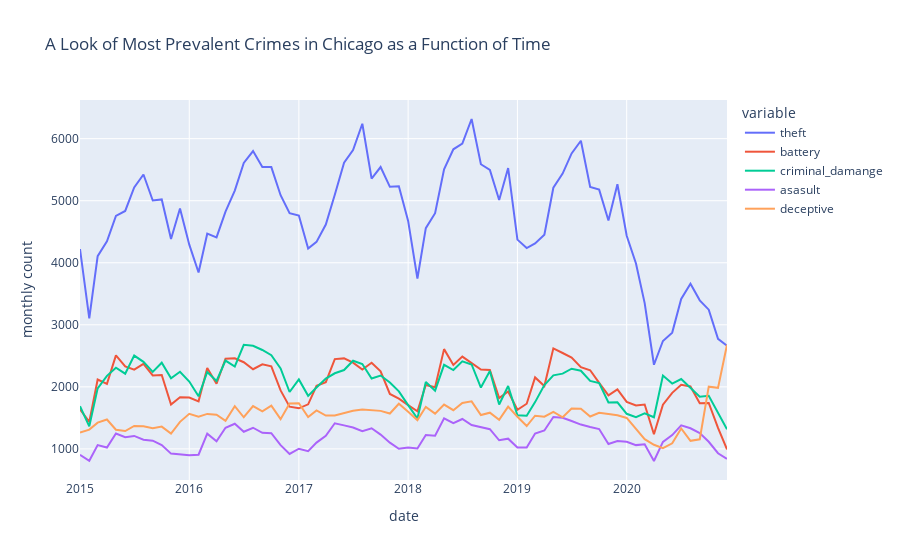
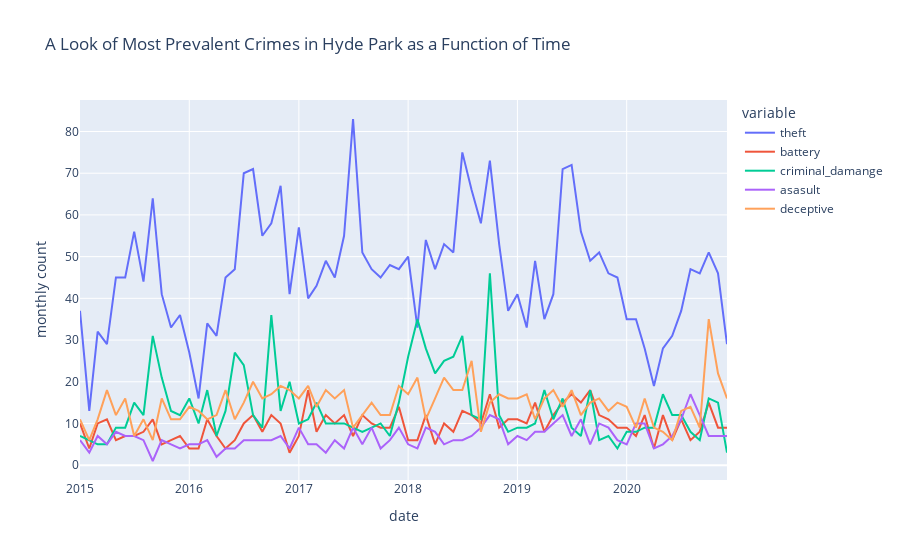

The cell these charts' notebook holds for them, in order:
### Markdown cell above
# 3. How do the most 'popoular' crimes evolve over time?

### Code cell
# Get data from 2015, filter for only the most popular crimes, then group by month-year for chicago
sql_chicago = """select 
            format_date('%Y-%m', datetime(date, "US/Central")) as date, 
            count(case when primary_type = 'THEFT' and domestic = False then 1 end) as theft,
            count(case when primary_type = 'BATTERY' and domestic = False then 1 end) as battery,
            count(case when primary_type = 'CRIMINAL DAMAGE' and domestic = False then 1 end) as criminal_damange,
            count(case when primary_type = 'ASSAULT' and domestic = False then 1 end) as asasult,
            count(case when primary_type = 'DECEPTIVE PRACTICE' and domestic = False then 1 end) as deceptive
            from `bigquery-public-data.chicago_crime.crime` 
        where date between '2015-01-01' and '2020-12-31' group by 1;"""

# Since the returned results are first selected by UTC then converted to Central, 2014 make it on there.
chicago = client.query(sql_chicago).to_dataframe().sort_values('date', ignore_index=True)
chicago = chicago[chicago['date'] >= '2015-01']

# Get data from 2015, filter for only the most popular crimes, then group by month-year for hyde park
sql_hyde_park = """select 
            format_date('%Y-%m', datetime(date, "US/Central")) as date, 
            count(case when primary_type = 'THEFT' and domestic = False then 1 end) as theft,
            count(case when primary_type = 'BATTERY' and domestic = False then 1 end) as battery,
            count(case when primary_type = 'CRIMINAL DAMAGE' and domestic = False then 1 end) as criminal_damange,
            count(case when primary_type = 'ASSAULT' and domestic = False then 1 end) as asasult,
            count(case when primary_type = 'DECEPTIVE PRACTICE' and domestic = False then 1 end) as deceptive
            from `bigquery-public-data.chicago_crime.crime` 
        where date between '2015-01-01' and '2020-12-31' and community_area = 41 group by 1;"""

# Get data from 2015, filter for only the most popular crimes, then group by month-year for hyde park
hyde_park = client.query(sql_hyde_park).to_dataframe().sort_values('date', ignore_index=True)
hyde_park = hyde_park[hyde_park['date'] >= '2015-01']

# Visualize with Plotly
fig1 = px.line(chicago, x='date', y=chicago.columns, 
              title='A Look of Most Prevalent Crimes in Chicago as a Function of Time',
             labels={'value': 'monthly count'})
fig1.write_html('figures/fig3a.html')
fig1.show()

# Visualize with Plotly
fig2 = px.line(hyde_park, x='date', y=hyde_park.columns, 
              title='A Look of Most Prevalent Crimes in Hyde Park as a Function of Time', labels={'value': 'monthly count'})

fig2.show()

### Figure 1 — Plotly figure (JSON) as saved in the notebook; plotly's stock layout.template omitted (floating-point values rounded to 4 significant figures)
{"data": [{"hovertemplate": "variable=theft<br>date=%{x}<br>monthly count=%{y}<extra></extra>", "legendgroup": "theft", "line": {"color": "#636efa", "dash": "solid"}, "mode": "lines", "name": "theft", "orientation": "v", "showlegend": true, "type": "scatter", "x": ["2015-01", "2015-02", "2015-03", "2015-04", "2015-05", "2015-06", "2015-07", "2015-08", "2015-09", "2015-10", "2015-11", "2015-12", "2016-01", "2016-02", "2016-03", "2016-04", "2016-05", "2016-06", "2016-07", "2016-08", "2016-09", "2016-10", "2016-11", "2016-12", "2017-01", "2017-02", "2017-03", "2017-04", "2017-05", "2017-06", "2017-07", "2017-08", "2017-09", "2017-10", "2017-11", "2017-12", "2018-01", "2018-02", "2018-03", "2018-04", "2018-05", "2018-06", "2018-07", "2018-08", "2018-09", "2018-10", "2018-11", "2018-12", "2019-01", "2019-02", "2019-03", "2019-04", "2019-05", "2019-06", "2019-07", "2019-08", "2019-09", "2019-10", "2019-11", "2019-12", "2020-01", "2020-02", "2020-03", "2020-04", "2020-05", "2020-06", "2020-07", "2020-08", "2020-09", "2020-10", "2020-11", "2020-12"], "xaxis": "x", "y": [4221, 3104, 4107, 4345, 4756, 4835, 5213, 5423, 5004, 5021, 4382, 4875, 4292, 3843, 4469, 4410, 4825, 5163, 5610, 5800, 5542, 5542, 5089, 4798, 4761, 4230, 4336, 4616, 5096, 5612, 5817, 6240, 5357, 5543, 5224, 5233, 4675, 3746, 4558, 4799, 5505, 5829, 5920, 6317, 5588, 5495, 5011, 5526, 4373, 4237, 4311, 4452, 5209, 5437, 5762, 5967, 5222, 5179, 4682, 5265, 4436, 3989, 3350, 2356, 2739, 2874, 3416, 3663, 3394, 3244, 2774, 2662], "yaxis": "y"}, {"hovertemplate": "variable=battery<br>date=%{x}<br>monthly count=%{y}<extra></extra>", "legendgroup": "battery", "line": {"color": "#EF553B", "dash": "solid"}, "mode": "lines", "name": "battery", "orientation": "v", "showlegend": true, "type": "scatter", "x": ["2015-01", "2015-02", "2015-03", "2015-04", "2015-05", "2015-06", "2015-07", "2015-08", "2015-09", "2015-10", "2015-11", "2015-12", "2016-01", "2016-02", "2016-03", "2016-04", "2016-05", "2016-06", "2016-07", "2016-08", "2016-09", "2016-10", "2016-11", "2016-12", "2017-01", "2017-02", "2017-03", "2017-04", "2017-05", "2017-06", "2017-07", "2017-08", "2017-09", "2017-10", "2017-11", "2017-12", "2018-01", "2018-02", "2018-03", "2018-04", "2018-05", "2018-06", "2018-07", "2018-08", "2018-09", "2018-10", "2018-11", "2018-12", "2019-01", "2019-02", "2019-03", "2019-04", "2019-05", "2019-06", "2019-07", "2019-08", "2019-09", "2019-10", "2019-11", "2019-12", "2020-01", "2020-02", "2020-03", "2020-04", "2020-05", "2020-06", "2020-07", "2020-08", "2020-09", "2020-10", "2020-11", "2020-12"], "xaxis": "x", "y": [1636, 1434, 2118, 2048, 2508, 2331, 2278, 2370, 2184, 2192, 1715, 1833, 1827, 1766, 2305, 2050, 2453, 2460, 2397, 2284, 2363, 2331, 1943, 1681, 1654, 1718, 2017, 2075, 2447, 2459, 2390, 2280, 2389, 2249, 1886, 1809, 1706, 1607, 2029, 1993, 2608, 2353, 2488, 2386, 2280, 2272, 1820, 1925, 1630, 1728, 2152, 2014, 2620, 2546, 2473, 2318, 2268, 2063, 1863, 1959, 1758, 1701, 1715, 1237, 1713, 1903, 2033, 2007, 1737, 1740, 1338, 991], "yaxis": "y"}, {"hovertemplate": "variable=criminal_damange<br>date=%{x}<br>monthly count=%{y}<extra></extra>", "legendgroup": "criminal_damange", "line": {"color": "#00cc96", "dash": "solid"}, "mode": "lines", "name": "criminal_damange", "orientation": "v", "showlegend": true, "type": "scatter", "x": ["2015-01", "2015-02", "2015-03", "2015-04", "2015-05", "2015-06", "2015-07", "2015-08", "2015-09", "2015-10", "2015-11", "2015-12", "2016-01", "2016-02", "2016-03", "2016-04", "2016-05", "2016-06", "2016-07", "2016-08", "2016-09", "2016-10", "2016-11", "2016-12", "2017-01", "2017-02", "2017-03", "2017-04", "2017-05", "2017-06", "2017-07", "2017-08", "2017-09", "2017-10", "2017-11", "2017-12", "2018-01", "2018-02", "2018-03", "2018-04", "2018-05", "2018-06", "2018-07", "2018-08", "2018-09", "2018-10", "2018-11", "2018-12", "2019-01", "2019-02", "2019-03", "2019-04", "2019-05", "2019-06", "2019-07", "2019-08", "2019-09", "2019-10", "2019-11", "2019-12", "2020-01", "2020-02", "2020-03", "2020-04", "2020-05", "2020-06", "2020-07", "2020-08", "2020-09", "2020-10", "2020-11", "2020-12"], "xaxis": "x", "y": [1687, 1364, 1976, 2178, 2308, 2212, 2504, 2403, 2242, 2389, 2138, 2244, 2086, 1848, 2239, 2095, 2424, 2328, 2677, 2661, 2594, 2510, 2297, 1917, 2120, 1855, 1989, 2133, 2219, 2271, 2421, 2368, 2135, 2182, 2069, 1928, 1706, 1490, 2079, 1939, 2355, 2271, 2411, 2361, 1989, 2255, 1716, 2013, 1542, 1534, 1754, 2028, 2186, 2213, 2292, 2260, 2096, 2062, 1749, 1751, 1566, 1512, 1573, 1510, 2182, 2053, 2126, 1986, 1840, 1857, 1571, 1315], "yaxis": "y"}, {"hovertemplate": "variable=asasult<br>date=%{x}<br>monthly count=%{y}<extra></extra>", "legendgroup": "asasult", "line": {"color": "#ab63fa", "dash": "solid"}, "mode": "lines", "name": "asasult", "orientation": "v", "showlegend": true, "type": "scatter", "x": ["2015-01", "2015-02", "2015-03", "2015-04", "2015-05", "2015-06", "2015-07", "2015-08", "2015-09", "2015-10", "2015-11", "2015-12", "2016-01", "2016-02", "2016-03", "2016-04", "2016-05", "2016-06", "2016-07", "2016-08", "2016-09", "2016-10", "2016-11", "2016-12", "2017-01", "2017-02", "2017-03", "2017-04", "2017-05", "2017-06", "2017-07", "2017-08", "2017-09", "2017-10", "2017-11", "2017-12", "2018-01", "2018-02", "2018-03", "2018-04", "2018-05", "2018-06", "2018-07", "2018-08", "2018-09", "2018-10", "2018-11", "2018-12", "2019-01", "2019-02", "2019-03", "2019-04", "2019-05", "2019-06", "2019-07", "2019-08", "2019-09", "2019-10", "2019-11", "2019-12", "2020-01", "2020-02", "2020-03", "2020-04", "2020-05", "2020-06", "2020-07", "2020-08", "2020-09", "2020-10", "2020-11", "2020-12"], "xaxis": "x", "y": [904, 809, 1062, 1022, 1248, 1187, 1209, 1148, 1133, 1061, 924, 910, 897, 906, 1246, 1123, 1341, 1406, 1276, 1341, 1259, 1253, 1061, 919, 1003, 963, 1101, 1212, 1413, 1379, 1345, 1284, 1332, 1231, 1100, 1003, 1023, 1006, 1224, 1212, 1494, 1414, 1482, 1385, 1348, 1317, 1139, 1165, 1022, 1021, 1248, 1297, 1515, 1502, 1450, 1392, 1353, 1320, 1080, 1128, 1115, 1061, 1074, 805, 1114, 1223, 1379, 1332, 1254, 1115, 930, 840], "yaxis": "y"}, {"hovertemplate": "variable=deceptive<br>date=%{x}<br>monthly count=%{y}<extra></extra>", "legendgroup": "deceptive", "line": {"color": "#FFA15A", "dash": "solid"}, "mode": "lines", "name": "deceptive", "orientation": "v", "showlegend": true, "type": "scatter", "x": ["2015-01", "2015-02", "2015-03", "2015-04", "2015-05", "2015-06", "2015-07", "2015-08", "2015-09", "2015-10", "2015-11", "2015-12", "2016-01", "2016-02", "2016-03", "2016-04", "2016-05", "2016-06", "2016-07", "2016-08", "2016-09", "2016-10", "2016-11", "2016-12", "2017-01", "2017-02", "2017-03", "2017-04", "2017-05", "2017-06", "2017-07", "2017-08", "2017-09", "2017-10", "2017-11", "2017-12", "2018-01", "2018-02", "2018-03", "2018-04", "2018-05", "2018-06", "2018-07", "2018-08", "2018-09", "2018-10", "2018-11", "2018-12", "2019-01", "2019-02", "2019-03", "2019-04", "2019-05", "2019-06", "2019-07", "2019-08", "2019-09", "2019-10", "2019-11", "2019-12", "2020-01", "2020-02", "2020-03", "2020-04", "2020-05", "2020-06", "2020-07", "2020-08", "2020-09", "2020-10", "2020-11", "2020-12"], "xaxis": "x", "y": [1264, 1311, 1423, 1474, 1309, 1288, 1370, 1364, 1335, 1359, 1247, 1436, 1566, 1520, 1564, 1552, 1452, 1688, 1510, 1689, 1605, 1697, 1479, 1731, 1737, 1514, 1620, 1537, 1540, 1582, 1614, 1636, 1625, 1613, 1570, 1728, 1599, 1464, 1678, 1568, 1714, 1624, 1741, 1766, 1546, 1584, 1468, 1682, 1519, 1369, 1535, 1519, 1595, 1510, 1650, 1646, 1522, 1581, 1563, 1542, 1499, 1324, 1157, 1067, 1013, 1090, 1329, 1130, 1155, 2003, 1984, 2678], "yaxis": "y"}], "layout": {"legend": {"title": {"text": "variable"}, "tracegroupgap": 0}, "title": {"text": "A Look of Most Prevalent Crimes in Chicago as a Function of Time"}, "xaxis": {"anchor": "y", "domain": [0, 1], "title": {"text": "date"}}, "yaxis": {"anchor": "x", "domain": [0, 1], "title": {"text": "monthly count"}}}}

### Figure 2 — Plotly figure (JSON) as saved in the notebook; plotly's stock layout.template omitted (floating-point values rounded to 4 significant figures)
{"data": [{"hovertemplate": "variable=theft<br>date=%{x}<br>monthly count=%{y}<extra></extra>", "legendgroup": "theft", "line": {"color": "#636efa", "dash": "solid"}, "mode": "lines", "name": "theft", "orientation": "v", "showlegend": true, "type": "scatter", "x": ["2015-01", "2015-02", "2015-03", "2015-04", "2015-05", "2015-06", "2015-07", "2015-08", "2015-09", "2015-10", "2015-11", "2015-12", "2016-01", "2016-02", "2016-03", "2016-04", "2016-05", "2016-06", "2016-07", "2016-08", "2016-09", "2016-10", "2016-11", "2016-12", "2017-01", "2017-02", "2017-03", "2017-04", "2017-05", "2017-06", "2017-07", "2017-08", "2017-09", "2017-10", "2017-11", "2017-12", "2018-01", "2018-02", "2018-03", "2018-04", "2018-05", "2018-06", "2018-07", "2018-08", "2018-09", "2018-10", "2018-11", "2018-12", "2019-01", "2019-02", "2019-03", "2019-04", "2019-05", "2019-06", "2019-07", "2019-08", "2019-09", "2019-10", "2019-11", "2019-12", "2020-01", "2020-02", "2020-03", "2020-04", "2020-05", "2020-06", "2020-07", "2020-08", "2020-09", "2020-10", "2020-11", "2020-12"], "xaxis": "x", "y": [37, 13, 32, 29, 45, 45, 56, 44, 64, 41, 33, 36, 27, 16, 34, 31, 45, 47, 70, 71, 55, 58, 67, 41, 57, 40, 43, 49, 45, 55, 83, 51, 47, 45, 48, 47, 50, 33, 54, 47, 53, 51, 75, 66, 58, 73, 53, 37, 41, 33, 49, 35, 41, 71, 72, 56, 49, 51, 46, 45, 35, 35, 28, 19, 28, 31, 37, 47, 46, 51, 46, 29], "yaxis": "y"}, {"hovertemplate": "variable=battery<br>date=%{x}<br>monthly count=%{y}<extra></extra>", "legendgroup": "battery", "line": {"color": "#EF553B", "dash": "solid"}, "mode": "lines", "name": "battery", "orientation": "v", "showlegend": true, "type": "scatter", "x": ["2015-01", "2015-02", "2015-03", "2015-04", "2015-05", "2015-06", "2015-07", "2015-08", "2015-09", "2015-10", "2015-11", "2015-12", "2016-01", "2016-02", "2016-03", "2016-04", "2016-05", "2016-06", "2016-07", "2016-08", "2016-09", "2016-10", "2016-11", "2016-12", "2017-01", "2017-02", "2017-03", "2017-04", "2017-05", "2017-06", "2017-07", "2017-08", "2017-09", "2017-10", "2017-11", "2017-12", "2018-01", "2018-02", "2018-03", "2018-04", "2018-05", "2018-06", "2018-07", "2018-08", "2018-09", "2018-10", "2018-11", "2018-12", "2019-01", "2019-02", "2019-03", "2019-04", "2019-05", "2019-06", "2019-07", "2019-08", "2019-09", "2019-10", "2019-11", "2019-12", "2020-01", "2020-02", "2020-03", "2020-04", "2020-05", "2020-06", "2020-07", "2020-08", "2020-09", "2020-10", "2020-11", "2020-12"], "xaxis": "x", "y": [10, 4, 10, 11, 6, 7, 7, 8, 11, 5, 6, 7, 4, 4, 11, 7, 4, 6, 10, 12, 8, 12, 10, 3, 7, 18, 8, 12, 10, 12, 7, 12, 10, 9, 9, 14, 6, 6, 12, 5, 10, 8, 13, 12, 10, 17, 9, 11, 11, 10, 15, 8, 12, 15, 17, 15, 18, 12, 11, 9, 9, 7, 12, 4, 12, 6, 11, 6, 8, 15, 9, 9], "yaxis": "y"}, {"hovertemplate": "variable=criminal_damange<br>date=%{x}<br>monthly count=%{y}<extra></extra>", "legendgroup": "criminal_damange", "line": {"color": "#00cc96", "dash": "solid"}, "mode": "lines", "name": "criminal_damange", "orientation": "v", "showlegend": true, "type": "scatter", "x": ["2015-01", "2015-02", "2015-03", "2015-04", "2015-05", "2015-06", "2015-07", "2015-08", "2015-09", "2015-10", "2015-11", "2015-12", "2016-01", "2016-02", "2016-03", "2016-04", "2016-05", "2016-06", "2016-07", "2016-08", "2016-09", "2016-10", "2016-11", "2016-12", "2017-01", "2017-02", "2017-03", "2017-04", "2017-05", "2017-06", "2017-07", "2017-08", "2017-09", "2017-10", "2017-11", "2017-12", "2018-01", "2018-02", "2018-03", "2018-04", "2018-05", "2018-06", "2018-07", "2018-08", "2018-09", "2018-10", "2018-11", "2018-12", "2019-01", "2019-02", "2019-03", "2019-04", "2019-05", "2019-06", "2019-07", "2019-08", "2019-09", "2019-10", "2019-11", "2019-12", "2020-01", "2020-02", "2020-03", "2020-04", "2020-05", "2020-06", "2020-07", "2020-08", "2020-09", "2020-10", "2020-11", "2020-12"], "xaxis": "x", "y": [7, 6, 5, 5, 9, 9, 15, 12, 31, 21, 13, 12, 16, 10, 18, 7, 13, 27, 24, 12, 9, 36, 13, 20, 10, 11, 15, 10, 10, 10, 9, 8, 9, 10, 7, 15, 26, 35, 28, 22, 25, 26, 31, 12, 11, 46, 12, 8, 9, 9, 10, 18, 11, 16, 9, 7, 18, 6, 7, 4, 8, 8, 9, 9, 17, 12, 12, 8, 6, 16, 15, 3], "yaxis": "y"}, {"hovertemplate": "variable=asasult<br>date=%{x}<br>monthly count=%{y}<extra></extra>", "legendgroup": "asasult", "line": {"color": "#ab63fa", "dash": "solid"}, "mode": "lines", "name": "asasult", "orientation": "v", "showlegend": true, "type": "scatter", "x": ["2015-01", "2015-02", "2015-03", "2015-04", "2015-05", "2015-06", "2015-07", "2015-08", "2015-09", "2015-10", "2015-11", "2015-12", "2016-01", "2016-02", "2016-03", "2016-04", "2016-05", "2016-06", "2016-07", "2016-08", "2016-09", "2016-10", "2016-11", "2016-12", "2017-01", "2017-02", "2017-03", "2017-04", "2017-05", "2017-06", "2017-07", "2017-08", "2017-09", "2017-10", "2017-11", "2017-12", "2018-01", "2018-02", "2018-03", "2018-04", "2018-05", "2018-06", "2018-07", "2018-08", "2018-09", "2018-10", "2018-11", "2018-12", "2019-01", "2019-02", "2019-03", "2019-04", "2019-05", "2019-06", "2019-07", "2019-08", "2019-09", "2019-10", "2019-11", "2019-12", "2020-01", "2020-02", "2020-03", "2020-04", "2020-05", "2020-06", "2020-07", "2020-08", "2020-09", "2020-10", "2020-11", "2020-12"], "xaxis": "x", "y": [6, 3, 7, 5, 8, 7, 7, 6, 1, 6, 5, 4, 5, 5, 6, 2, 4, 4, 6, 6, 6, 6, 7, 4, 9, 5, 5, 3, 6, 4, 9, 5, 9, 4, 6, 9, 5, 4, 9, 8, 5, 6, 6, 7, 9, 12, 11, 5, 7, 6, 8, 8, 10, 12, 7, 11, 5, 10, 9, 6, 5, 10, 10, 4, 5, 7, 11, 17, 12, 7, 7, 7], "yaxis": "y"}, {"hovertemplate": "variable=deceptive<br>date=%{x}<br>monthly count=%{y}<extra></extra>", "legendgroup": "deceptive", "line": {"color": "#FFA15A", "dash": "solid"}, "mode": "lines", "name": "deceptive", "orientation": "v", "showlegend": true, "type": "scatter", "x": ["2015-01", "2015-02", "2015-03", "2015-04", "2015-05", "2015-06", "2015-07", "2015-08", "2015-09", "2015-10", "2015-11", "2015-12", "2016-01", "2016-02", "2016-03", "2016-04", "2016-05", "2016-06", "2016-07", "2016-08", "2016-09", "2016-10", "2016-11", "2016-12", "2017-01", "2017-02", "2017-03", "2017-04", "2017-05", "2017-06", "2017-07", "2017-08", "2017-09", "2017-10", "2017-11", "2017-12", "2018-01", "2018-02", "2018-03", "2018-04", "2018-05", "2018-06", "2018-07", "2018-08", "2018-09", "2018-10", "2018-11", "2018-12", "2019-01", "2019-02", "2019-03", "2019-04", "2019-05", "2019-06", "2019-07", "2019-08", "2019-09", "2019-10", "2019-11", "2019-12", "2020-01", "2020-02", "2020-03", "2020-04", "2020-05", "2020-06", "2020-07", "2020-08", "2020-09", "2020-10", "2020-11", "2020-12"], "xaxis": "x", "y": [11, 6, 11, 18, 12, 16, 7, 11, 6, 16, 11, 11, 14, 13, 11, 12, 18, 11, 15, 20, 16, 17, 19, 18, 16, 19, 14, 18, 16, 18, 9, 12, 15, 12, 12, 19, 17, 21, 11, 16, 21, 18, 18, 25, 8, 15, 17, 16, 16, 17, 11, 16, 18, 14, 18, 12, 15, 16, 13, 15, 14, 9, 16, 9, 8, 6, 13, 14, 9, 35, 22, 16], "yaxis": "y"}], "layout": {"legend": {"title": {"text": "variable"}, "tracegroupgap": 0}, "title": {"text": "A Look of Most Prevalent Crimes in Hyde Park as a Function of Time"}, "xaxis": {"anchor": "y", "domain": [0, 1], "title": {"text": "date"}}, "yaxis": {"anchor": "x", "domain": [0, 1], "title": {"text": "monthly count"}}}}
